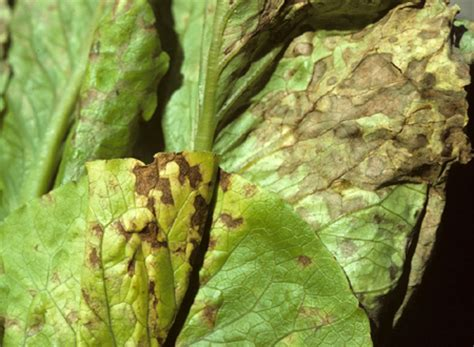
#> input picture backend/showcase/anomala_01_conf95%.jpg, 474 x 347 px
$ python -i imagehash_utils.py   (imports and definitions only)
#> lines starting #> are read from the running program, lines starting #| are printed output that depends on the picture
#> further down, picture is the input picture: PIL image 474x347 RGB; mean R, G, B 133.6, 144.2, 70.8
#!/usr/bin/env python
"""
Hashing perceptual e agrupamento de imagens near-duplicate.

Motivação
─────────
O dataset do FitoVision agrega fontes que contêm cópias transformadas da mesma
foto de origem (ex.: 'lettuce-disease-multi-transformation-dataset' — rotações,
flips e ajustes de brilho da mesma folha) e re-uploads do PlantVillage sob nomes
de ficheiro diferentes.

Um split aleatório ao nível do ficheiro coloca a rotação de uma foto no treino e
o flip da MESMA foto no teste. O modelo memoriza a foto e a accuracy de teste
sobe artificialmente — sem qualquer capacidade de generalização.

A solução é agrupar as imagens por identidade visual e fazer o split ao nível do
GRUPO, garantindo que todas as variantes de uma mesma foto caem no mesmo split.

Estratégia (duas camadas)
─────────────────────────
1. dHash (difference hash, 64 bits) — invariante a reescala e a mudanças suaves
   de compressão/brilho. Captura re-uploads e reescalas exactas.
2. dHash da imagem canonicalizada (menor forma entre as 8 simetrias do quadrado
   d4: rotações de 90° e flips) — captura as variantes geradas por augmentation
   geométrica, que o dHash simples não apanha.

Duas imagens com o mesmo hash canónico entram no mesmo grupo. O agrupamento usa
union-find para propagar transitivamente (A~B, B~C ⇒ A~B~C).

Sem dependências externas além de Pillow + numpy.
"""

from __future__ import annotations

import json
import pickle
from collections import defaultdict
from pathlib import Path

import numpy as np
from PIL import Image, ImageOps, UnidentifiedImageError

# Tamanho da grelha do dHash: (HASH_SIZE+1) x HASH_SIZE pixels → HASH_SIZE^2 bits
HASH_SIZE = 8

IMAGE_EXTENSIONS = {".jpg", ".jpeg", ".png", ".bmp", ".tif", ".tiff", ".webp"}


def _dhash_from_gray(gray: np.ndarray) -> int:
    """dHash de uma matriz cinzenta já redimensionada para (HASH_SIZE, HASH_SIZE+1)."""
    diff = gray[:, 1:] > gray[:, :-1]
    bits = 0
    for bit in diff.flatten():
        bits = (bits << 1) | int(bit)
    return bits


def _normalize(image: Image.Image) -> Image.Image:
    """
    Converte para cinzento e normaliza o contraste antes de hashear.

    O dHash compara píxeis adjacentes, por isso já é invariante a qualquer
    transformação MONÓTONA de brilho... excepto quando há SATURAÇÃO: ao multiplicar
    o brilho, os píxeis que passam de 255 são todos cortados para 255, empatam
    entre si, e as comparações que os envolvem invertem-se. Foi assim que as cópias
    com jitter de brilho escapavam ao agrupamento e o vazamento sobrevivia.

    autocontrast() reescala a imagem para a gama completa, desfazendo a maior parte
    das diferenças de exposição entre variantes da mesma foto.
    """
    return ImageOps.autocontrast(image.convert("L"), cutoff=1)
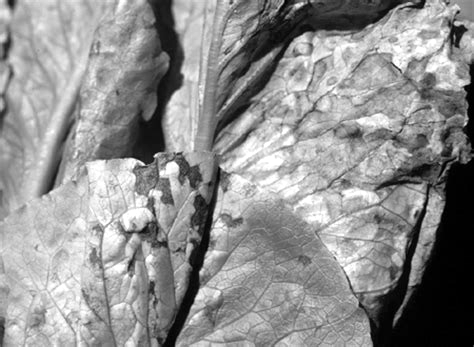
#> returned value: PIL image 474x347 L; min 0, max 255, mean 143.5


# [4 lines left out: function dhash, not called in this run]


def orbit_hashes(image: Image.Image) -> tuple[int, ...]:
    """
    Os 8 dHashes da imagem sob as simetrias do quadrado (grupo diedral D4):
    rotações de 0°/90°/180°/270°, cada uma com e sem espelhamento.

    ─── Por que a órbita inteira, e não um "hash canónico" ──────────────────
    A tentação óbvia é colapsar a órbita num único valor com min() e comparar
    esses valores. Como D4 é um grupo, a órbita de uma imagem e a da sua rotação
    são o MESMO conjunto, logo o mínimo coincide — e para cópias geométricas
    exactas funciona.

    Mas min() é um selector DESCONTÍNUO. Quando duas orientações têm valores de
    hash próximos, basta um bit perturbado (um jitter de brilho, uma recompressão
    JPEG) para mudar QUAL orientação atinge o mínimo — e o "canónico" salta para um
    padrão de bits completamente diferente. Medido: variantes com jitter de brilho
    davam distância de Hamming ~39 em 64 (praticamente aleatória) em relação à foto
    de origem, e o agrupamento fragmentava-se. Nenhuma tolerância de distância
    resolve isso, porque o valor não está perto — está noutro sítio.

    Guardar a órbita inteira elimina a descontinuidade: duas imagens são
    consideradas variantes se ALGUMA orientação de uma estiver perto de ALGUMA
    orientação da outra. Cada elemento da órbita move-se pouco sob perturbação,
    e a comparação deixa de depender de uma escolha frágil.
    """
    # Quadrado (para as rotações de 90° serem bem definidas) e contraste
    # normalizado (para absorver diferenças de exposição).
    sq = _normalize(image).resize((32, 32), Image.Resampling.LANCZOS)
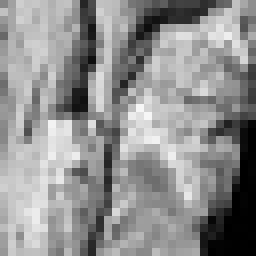
#> sq: PIL image 32x32 L (shown 8 times larger); min 0, max 246, mean 143.6
    arr = np.asarray(sq, dtype=np.int16)

    hashes: list[int] = []
    for k in range(4):
        rot = np.rot90(arr, k)
        for v in (rot, np.fliplr(rot)):
            small = np.asarray(
                Image.fromarray(v.astype(np.uint8)).resize(
                    (HASH_SIZE + 1, HASH_SIZE), Image.Resampling.LANCZOS
                ),
                dtype=np.int16,
            )
            hashes.append(_dhash_from_gray(small))
#> this loop made 4 passes
#> pass 2, in orbit_hashes, `rot = np.rot90(arr, k)`:
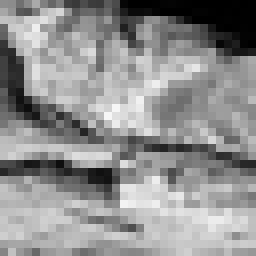
#> rot: shape (32, 32) int16 (shown 8 times larger); min 0, max 246, mean 143.6
#> pass 3, in orbit_hashes, `rot = np.rot90(arr, k)`:
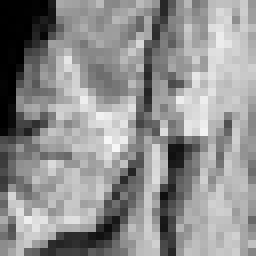
#> rot: shape (32, 32) int16 (shown 8 times larger); min 0, max 246, mean 143.6
#> after the loop, hashes = [13235143314842621072, 1354117713828959974, 9839478919958927436, 17207801933774448333, 16633718552285334034, 10418115496546970807, 14836800128528207598, 5519187903199677576]

    return tuple(hashes)


# [22 lines left out: functions orbit_signature, orbit_distance, not called in this run]


def hamming(a: int, b: int) -> int:
    return bin(a ^ b).count("1")


class UnionFind:
    def __init__(self):
        self.parent: dict[int, int] = {}

    # [13 lines left out: functions find, union, not called in this run]


# Cache persistente das órbitas em JSONL (append-only): hashear ~200k imagens
# demora horas e o processo pode ser interrompido (sleep, fecho de sessão).
# Chave = caminho|tamanho|mtime — muda se o ficheiro mudar. Valor null = corrompida.
_HASH_CACHE_PATH = Path(__file__).parent / "data" / "hash_cache.jsonl"


# [180 lines left out: functions _cache_key, _load_hash_cache, hash_images, _bands, group_by_similarity, save_groups, not called in this run]


def load_groups(path: Path) -> dict[Path, int]:
    with open(path, "rb") as f:
        return {Path(k): v for k, v in pickle.load(f).items()}


# [15 lines left out: function group_stats, not called in this run]

>>> from PIL import Image
>>> picture = Image.open('showcase/anomala_01_conf95%.jpg')
>>> result = orbit_hashes(picture)
#> result = (13235143314842621072, 1354117713828959974, 9839478919958927436, 17207801933774448333, 16633718552285334034, 10418115496546970807, 14836800128528207598, 5519187903199677576)

$ run again, on backend/showcase/anomala_02_conf95%.jpg
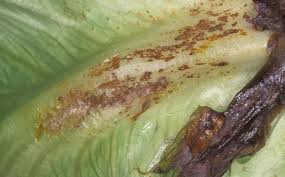
#> input picture backend/showcase/anomala_02_conf95%.jpg, 285 x 177 px
#> picture is the input picture: PIL image 285x177 RGB; mean R, G, B 139.6, 136.7, 93.7
#> in _normalize, `return ImageOps.autocontrast(image.convert("L"), cutoff=1)`:
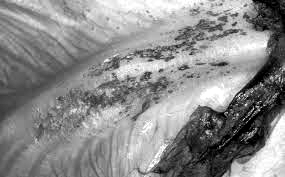
#> returned value: PIL image 285x177 L; min 0, max 255, mean 139.7
#> the loop in orbit_hashes, `for k in range(4):` made 4 passes
#> pass 3, in orbit_hashes, `rot = np.rot90(arr, k)`:
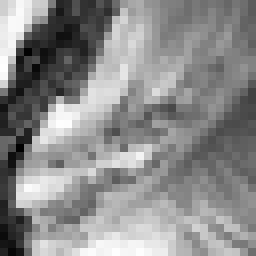
#> rot: shape (32, 32) int16 (shown 8 times larger); min 0, max 254, mean 139.7
#> after the loop in orbit_hashes, `for k in range(4):`: hashes = [17362140126238077363, 17343523594711363634, 14362946971637651980, 2032796664426899407, 3634511314913767664, 12966419458703160048, 14963143567029122332, 872075638271398855]
#> result = (17362140126238077363, 17343523594711363634, 14362946971637651980, 2032796664426899407, 3634511314913767664, 12966419458703160048, 14963143567029122332, 872075638271398855)

$ run again, on backend/showcase/anomala_03_conf95%.jpg
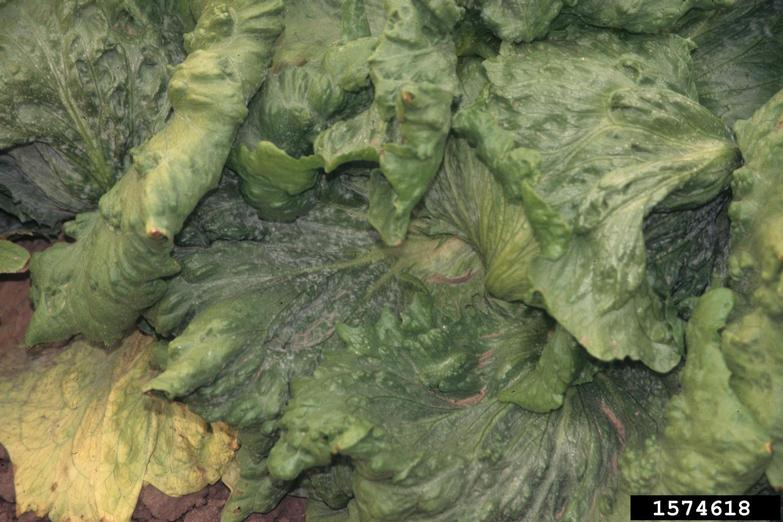
#> input picture backend/showcase/anomala_03_conf95%.jpg, 783 x 522 px
#> picture is the input picture: PIL image 783x522 RGB; mean R, G, B 109.9, 117.2, 82.8
#> in _normalize, `return ImageOps.autocontrast(image.convert("L"), cutoff=1)`:
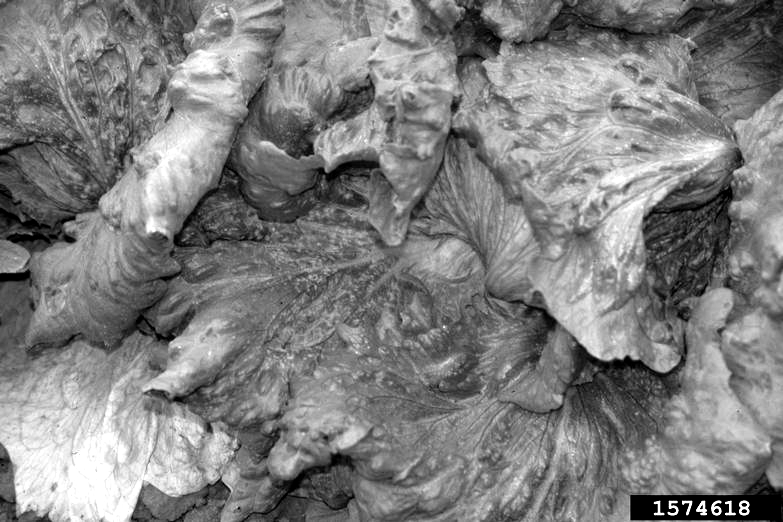
#> returned value: PIL image 783x522 L; min 0, max 255, mean 127.3
#> the loop in orbit_hashes, `for k in range(4):` made 4 passes
#> pass 3, in orbit_hashes, `rot = np.rot90(arr, k)`:
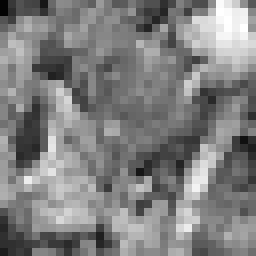
#> rot: shape (32, 32) int16 (shown 8 times larger); min 3, max 255, mean 127.3
#> after the loop in orbit_hashes, `for k in range(4):`: hashes = [8418525936422693656, 10508242370730404839, 14901166069180319254, 10100507535751945367, 16657434970314691729, 1741735702709458036, 10924790170095332492, 1641166328432937934]
#> result = (8418525936422693656, 10508242370730404839, 14901166069180319254, 10100507535751945367, 16657434970314691729, 1741735702709458036, 10924790170095332492, 1641166328432937934)

$ run again, on backend/showcase/anomala_04_conf95%.jpg
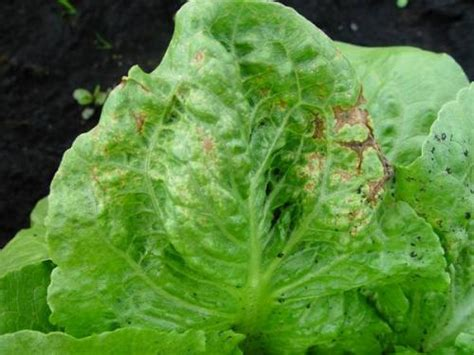
#> input picture backend/showcase/anomala_04_conf95%.jpg, 474 x 355 px
#> picture is the input picture: PIL image 474x355 RGB; mean R, G, B 86.8, 132.2, 55.4
#> in _normalize, `return ImageOps.autocontrast(image.convert("L"), cutoff=1)`:
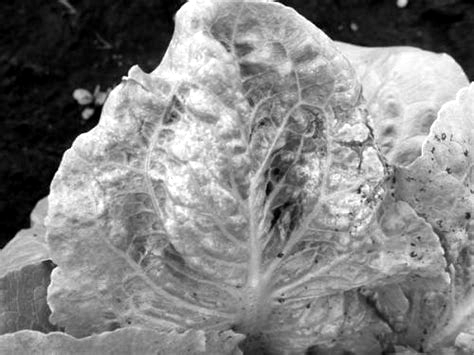
#> returned value: PIL image 474x355 L; min 0, max 255, mean 131.5
#> the loop in orbit_hashes, `for k in range(4):` made 4 passes
#> pass 3, in orbit_hashes, `rot = np.rot90(arr, k)`:
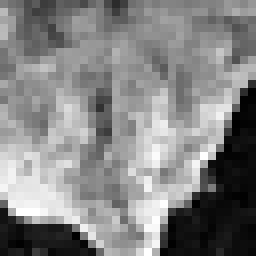
#> rot: shape (32, 32) int16 (shown 8 times larger); min 0, max 255, mean 131.5
#> after the loop in orbit_hashes, `for k in range(4):`: hashes = [12711101971813538157, 17480748721394312777, 13890387845321027645, 18220638904749191491, 5289075729115945202, 7897544245213882032, 4895761316711947516, 4427253526314534080]
#> result = (12711101971813538157, 17480748721394312777, 13890387845321027645, 18220638904749191491, 5289075729115945202, 7897544245213882032, 4895761316711947516, 4427253526314534080)
